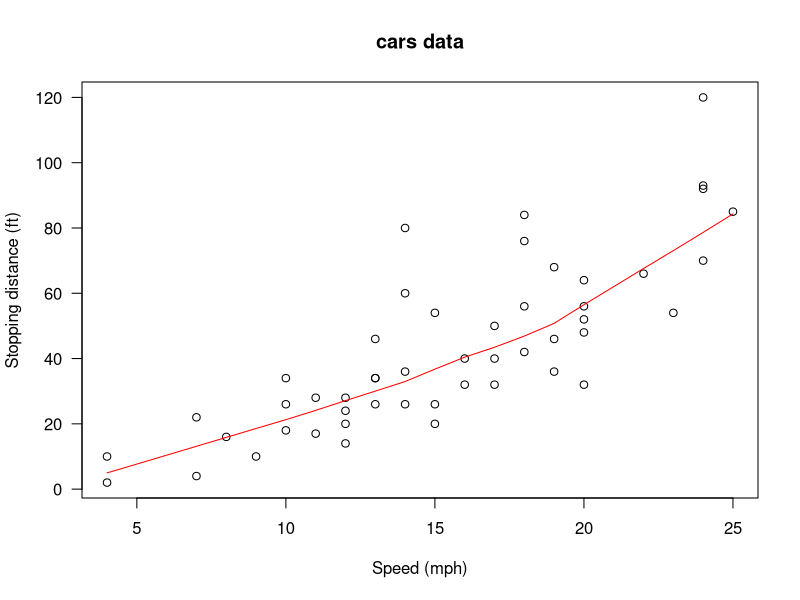
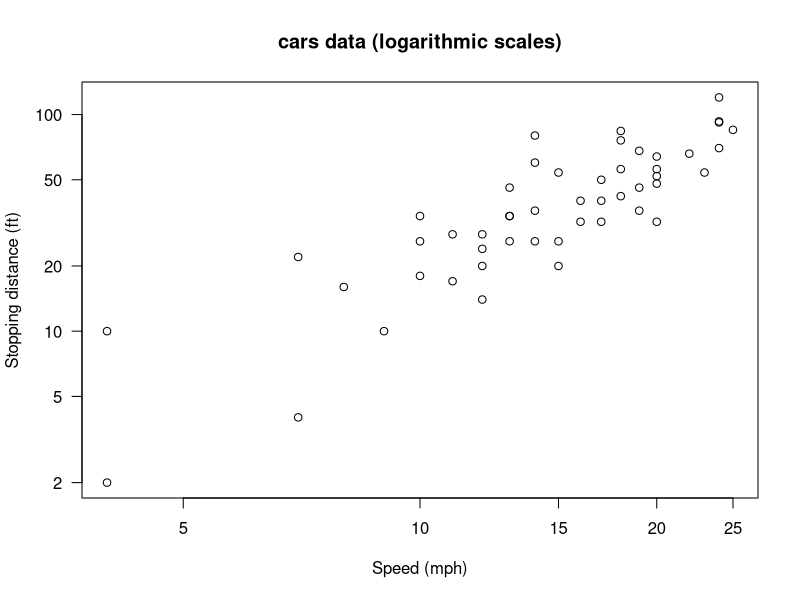

R code for these plots, in order:
## ---- chunk 1
knitr::kable(summary(cars))
## ---- chunk 2
plot(cars, xlab = "Speed (mph)", ylab = "Stopping distance (ft)",
     las = 1)
lines(lowess(cars$speed, cars$dist, f = 2/3, iter = 3), col = "red")
title(main = "cars data")
## ---- chunk 3
plot(cars, xlab = "Speed (mph)", ylab = "Stopping distance (ft)",
     las = 1, log = "xy")
title(main = "cars data (logarithmic scales)")
